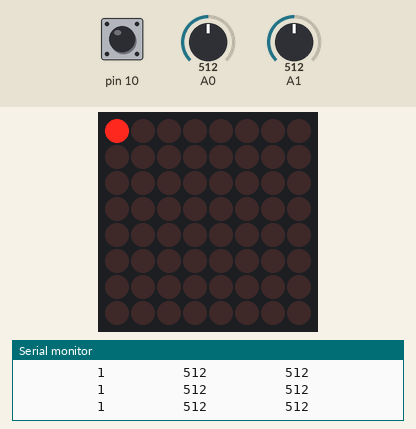
Recording of a sketch running on a simulated Arduino Uno, built with avr-gcc and run on an emulated ATmega328P. Parts: 8×8 LED matrix, the last lines printed to the serial monitor. Inputs (shaded band) come from the test bench; at power-on: A1 = 512, A0 = 512, pin 10 HIGH.

Above: at 1.2 s.
1.3 s: A1 set to 208
2.8 s: A1 set to 182
At 4.8 s:
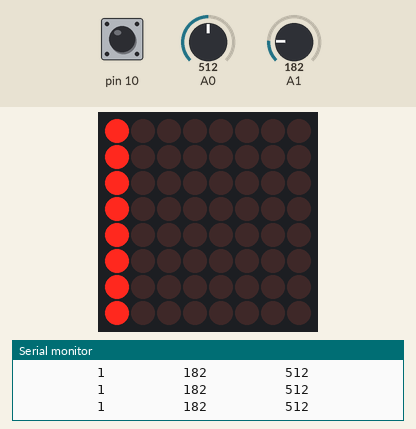
5.1 s: A0 set to 869
6.6 s: A0 set to 893
At 8.6 s:
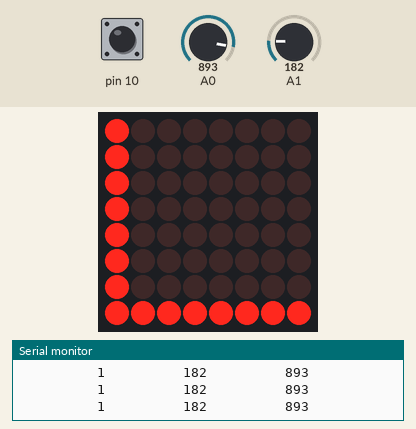
8.9 s: pin 10 pulled LOW for 1 s
At 11.6 s:
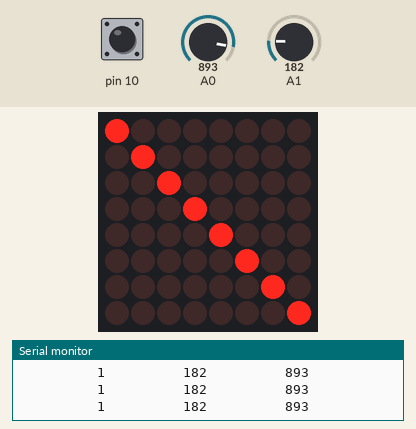
11.7 s: A0 set to 218
14.7 s: A0 set to 193
At 16.8 s:
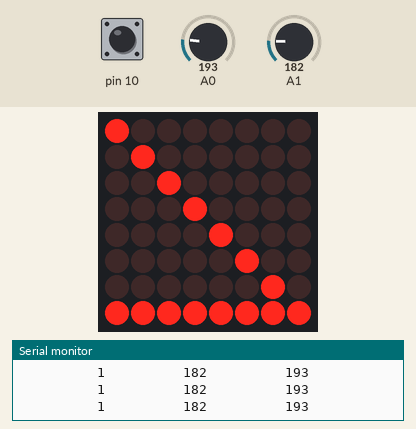
Timing chart, 0 to 18.1 s (numbered marks = the images above; inputs shaded):
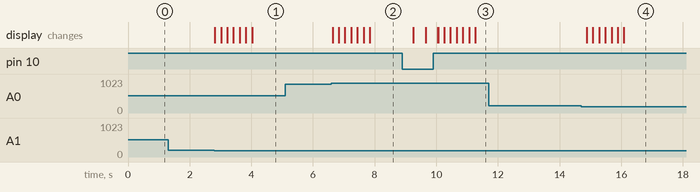

The sketch:

Eje_8_Matriz_de_Led.ino
```cpp
#include "LedControl.h"
LedControl lc=LedControl(7,5,6,1);


int(X)=0;
int(Y)=0;

int(fila)=0;
int(columna)=0;

bool Pulsador=0;


void setup() {
Serial.begin(9600);
pinMode(10,INPUT_PULLUP);
lc.shutdown(0,false);
lc.setIntensity(0,12);
lc.clearDisplay(0);

}

void loop() {
X=analogRead(A0);
Y=analogRead(A1);
Pulsador=digitalRead(10);
Serial.println(X);
Serial.print("          ");
Serial.print(Pulsador);
Serial.print("          ");
Serial.print(Y);
Serial.print("          ");


if(Y<200 && columna<7){

 // lc.setLed(0,columna,fila,true);
  columna=columna+1;

  // delay(200);

}

if(Y>880 && columna>=0){

  // lc.setLed(0,columna,fila,true);
  columna=columna-1;

  // delay(200);

}


if(X>880 && fila<7){

  // lc.setLed(0,columna,fila,true);
  fila=fila+1;

  // delay(200);

}

if(X<200 && fila>=0){


  fila=fila-1;


}
lc.setLed(0,columna,fila,true);
delay(200);

if(Pulsador==0){

  lc.clearDisplay(0);
  lc.setLed(0,0,0,true);
  columna=0;
  fila=0;
}

}
```

Measured:
- the behaviour switches between 200 and 199 on A1 (found by bisection; images 0 and 1)
- the behaviour switches between 880 and 881 on A0 (found by bisection; images 1 and 2)
- the behaviour switches between 200 and 199 on A0 (found by bisection; images 3 and 4)
- after the input at 2.8 s, the display: first changes at once (image 1 shows a later state)
- after the input at 6.6 s, the display: first changes at once (image 2 shows a later state)
- after the input at 8.9 s, the display: first changes after 0.35 s (image 3 shows a later state)
- after the input at 14.7 s, the display: first changes after 0.18 s (image 4 shows a later state)
